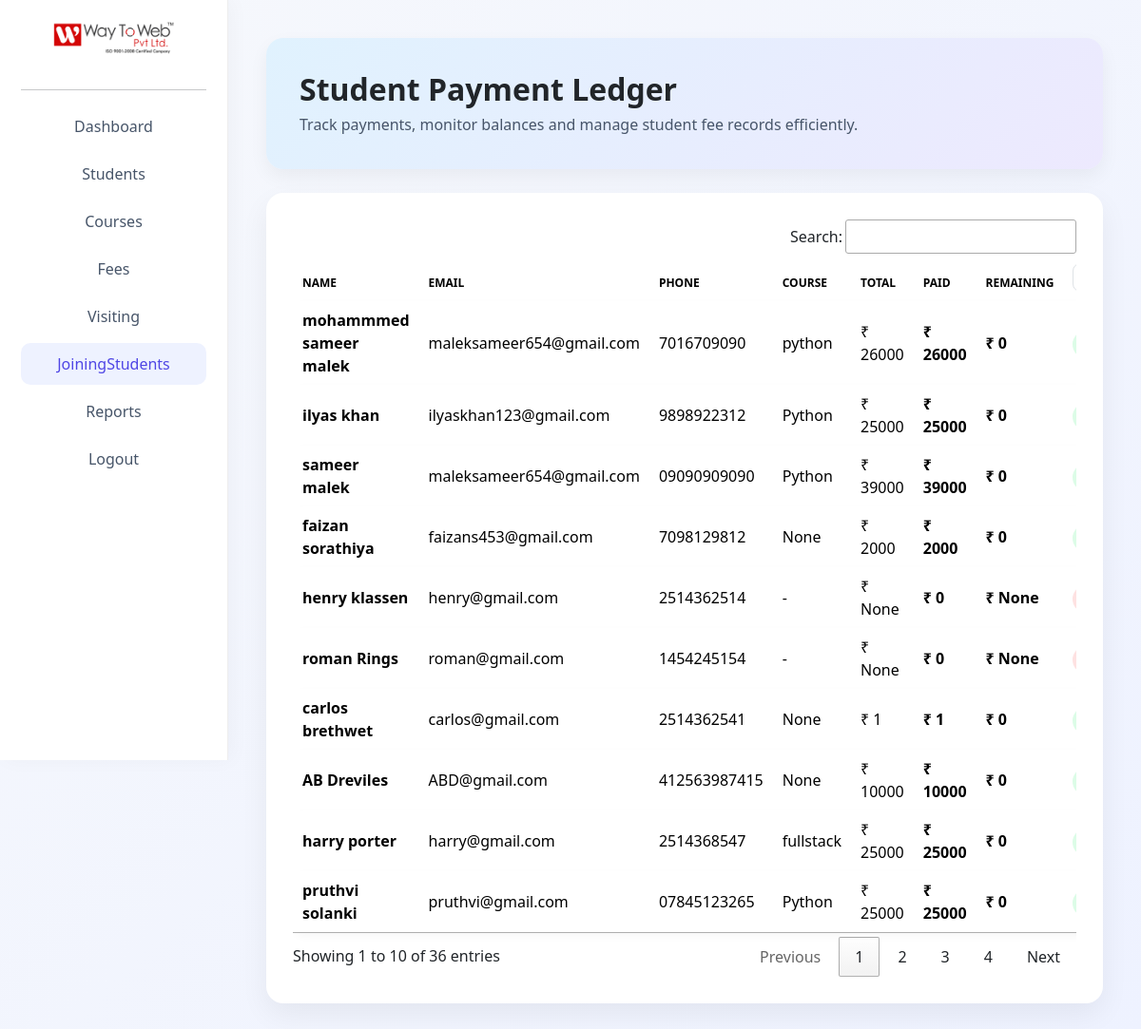
The app's page /JoiningStudents/ with its own data.
### appname/models.py (models this page shows, shortened)
class Student(models.Model):
    FNAME = models.CharField(max_length=50)
    LNAME = models.CharField(max_length=50)
    BIRTHDAY = models.DateField(null=True, blank=True)
    GENDER = models.CharField(max_length=10, blank=True)
    EMAIL = models.EmailField(unique=False)
    PHONE = models.CharField(max_length=10, blank=True)
    ADDRESS = models.CharField(max_length=200, blank=True)
    CITY = models.CharField(max_length=50, blank=True)
    COLLEGENAME = models.CharField(max_length=100, blank=True)
    QUALIFICATION = models.CharField(max_length=50, blank=True, null=True)
    BRANCH = models.CharField(max_length=50, blank=True)
    PASSING_YEAR = models.CharField(max_length=10, blank=True)
    TECHNOLOGY = models.CharField(max_length=50, blank=True)
    STATUS_CHOICES = [
        ('visiting', 'Visiting'),
        ('adjoining', 'Adjoining'),
        ('pending', 'Pending'),
        ('rejected', 'Rejected'),
    ]
    status = models.CharField(
        max_length=20,
        choices=STATUS_CHOICES,
        default='visiting'
    )
    visiting_at = models.DateTimeField(auto_now_add=True)
    joining_at = models.DateTimeField(null=True, blank=True)
    COURSE_CHOICES = [
        ('python', 'Python'),
        ('django', 'Django'),
        ('fullstack', 'Full Stack'),
    ]
    course = models.CharField(
        max_length=50,
        choices=COURSE_CHOICES,
        null=True,
        blank=True
    )
    total_fees = models.IntegerField(null=True, blank=True)
    paid_fees = models.IntegerField(default=0)
    remaining_fees = models.IntegerField(null=True, blank=True)

### appname/views.py (the view)
# urls.py: path("JoiningStudents/", JoiningStudents, name="JoiningStudents"),
def JoiningStudents(request):
    students = Student.objects.filter(status='adjoining')  # ✅ NO .values()
    total = students.count()
    return render(request, 'JoiningStudents.html', {
        'students': students,
        'total': total
    })

### templates/JoiningStudents.html (shortened to what this page needs)
{% load static %}
<!DOCTYPE html>
<html lang="en">
<head>
<link href="https://cdn.jsdelivr.net/npm/bootstrap@5.3.3/dist/css/bootstrap.min.css" rel="stylesheet">
<link rel="stylesheet" href="https://cdn.datatables.net/1.13.8/css/jquery.dataTables.min.css">
<link rel="stylesheet" href="https://cdn.datatables.net/buttons/2.4.2/css/buttons.dataTables.min.css">
<link href="https://cdnjs.cloudflare.com/ajax/libs/font-awesome/6.5.1/css/all.min.css" rel="stylesheet">
</head>
<body>
<div class="sidebar text-center">
<img src="{% static 'images/logo.png' %}" alt="Way To Web">
<hr>
<a href="/dashboard/">Dashboard</a>
<a href="/students/">Students</a>
<a href="/courses/">Courses</a>
<a href="/fees/">Fees</a>
<a href="/visiting/">Visiting</a>
<a class="active" href="/JoiningStudents/">JoiningStudents</a>
<a href="/">Reports</a>
<a href="/">Logout</a>
</div>
<div class="main-content">
<div class="header-card">
<h2>Student Payment Ledger</h2>
<p>Track payments, monitor balances and manage student fee records efficiently.</p>
</div>
<div class="ledger-card">
<div class="table-responsive">
<table id="studentTable" class="table align-middle">
<thead>
<tr>
<th>Name</th>
<th>Email</th>
<th>Phone</th>
<th>Course</th>
<th>Total</th>
<th>Paid</th>
<th>Remaining</th>
<th>
<select id="statusFilter" class="form-select form-select-sm">
<option value="">All Status</option>
</select>
</th>
</tr>
</thead>
<tbody>
{% for s in students %}
<tr>
<td><strong>{{ s.FNAME }} {{ s.LNAME }}</strong></td>
<td>{{ s.EMAIL }}</td>
<td>{{ s.PHONE }}</td>
<td>{{ s.course|default:"-" }}</td>
<td>₹ {{ s.total_fees }}</td>
<td class="amount-paid">₹ {{ s.paid_fees }}</td>
<td class="amount-remaining">₹ {{ s.remaining_fees }}</td>
<td>
{% if s.remaining_fees == 0 %}
<span class="status-badge badge-paid">Paid</span>
{% elif s.paid_fees == 0 %}
<span class="status-badge badge-pending">Pending</span>
{% else %}
<span class="status-badge badge-partial">Partial</span>
{% endif %}
</td>
</tr>
{% endfor %}
</tbody>
</table>
</div>
</div>
</div>
</body>
</html>

### templates/JoiningStudents.html (style rules this page uses)
body { background: linear-gradient(135deg,#f6f8fc,#eef2ff); font-family:"Segoe UI",sans-serif; margin:0; }
.sidebar { position:fixed; top:0; left:0; width:240px; height:100vh; background:white; border-right:1px solid #eee; padding:22px; box-shadow:4px 0 20px rgba(0,0,0,0.03); }
.sidebar img { max-width:130px; margin-bottom:20px; }
.sidebar a { display:block; padding:10px 12px; border-radius:10px; color:#475569; text-decoration:none; font-weight:500; margin-bottom:6px; transition:0.25s; }
.sidebar a:hover, .sidebar a.active { background:#eef2ff; color:#4f46e5; }
.main-content { margin-left:240px; padding:40px; }
.header-card { background:linear-gradient(135deg,#e0f2fe,#ede9fe); padding:35px; border-radius:18px; margin-bottom:25px; box-shadow:0 8px 20px rgba(0,0,0,.05); }
.header-card h2 { font-weight:700; margin-bottom:6px; }
.header-card p { margin:0; color:#475569; }
.ledger-card { background:white; border-radius:18px; padding:28px; box-shadow:0 12px 30px rgba(0,0,0,.06); }
table { border-collapse:separate; border-spacing:0 10px; }
thead th { font-size:12px; text-transform:uppercase; color:#94a3b8; border:none!important; font-weight:600; }
tbody tr { background:white; box-shadow:0 4px 10px rgba(0,0,0,.04); border-radius:12px; }
tbody td { border:none!important; padding:15px; vertical-align:middle; }
.amount-paid { color:#16a34a; font-weight:600; }
.amount-remaining { color:#ef4444; font-weight:600; }
.status-badge { padding:6px 14px; border-radius:20px; font-size:12px; font-weight:600; }
.badge-paid { background:#dcfce7; color:#166534; }
.badge-pending { background:#fee2e2; color:#7f1d1d; }
#statusFilter { width:160px; font-size:13px; border-radius:8px; }

### records on screen
Student: FNAME "mohammmed sameer", LNAME "malek", EMAIL "maleksameer654@gmail.com", PHONE "7016709090", course "python", total_fees "26000", paid_fees "26000", remaining_fees "0"
Student: FNAME "ilyas", LNAME "khan", EMAIL "ilyaskhan123@gmail.com", PHONE "9898922312", course "Python", total_fees "25000", paid_fees "25000", remaining_fees "0"
Student: FNAME "sameer", LNAME "malek", EMAIL "maleksameer654@gmail.com", PHONE "09090909090", course "Python", total_fees "39000", paid_fees "39000", remaining_fees "0"
Student: FNAME "faizan", LNAME "sorathiya", EMAIL "faizans453@gmail.com", PHONE "7098129812", course "None", total_fees "2000", paid_fees "2000", remaining_fees "0"
Student: FNAME "henry", LNAME "klassen", EMAIL "henry@gmail.com", PHONE "2514362514", course "-", total_fees "None", paid_fees "0", remaining_fees "None"
Student: FNAME "roman", LNAME "Rings", EMAIL "roman@gmail.com", PHONE "1454245154", course "-", total_fees "None", paid_fees "0", remaining_fees "None"
Student: FNAME "carlos", LNAME "brethwet", EMAIL "carlos@gmail.com", PHONE "2514362541", course "None", total_fees "1", paid_fees "1", remaining_fees "0"
Student: FNAME "AB", LNAME "Dreviles", EMAIL "ABD@gmail.com", PHONE "412563987415", course "None", total_fees "10000", paid_fees "10000", remaining_fees "0"
Student: FNAME "harry", LNAME "porter", EMAIL "harry@gmail.com", PHONE "2514368547", course "fullstack", total_fees "25000", paid_fees "25000", remaining_fees "0"
Student: FNAME "pruthvi", LNAME "solanki", EMAIL "pruthvi@gmail.com", PHONE "07845123265", course "Python", total_fees "25000", paid_fees "25000", remaining_fees "0"
